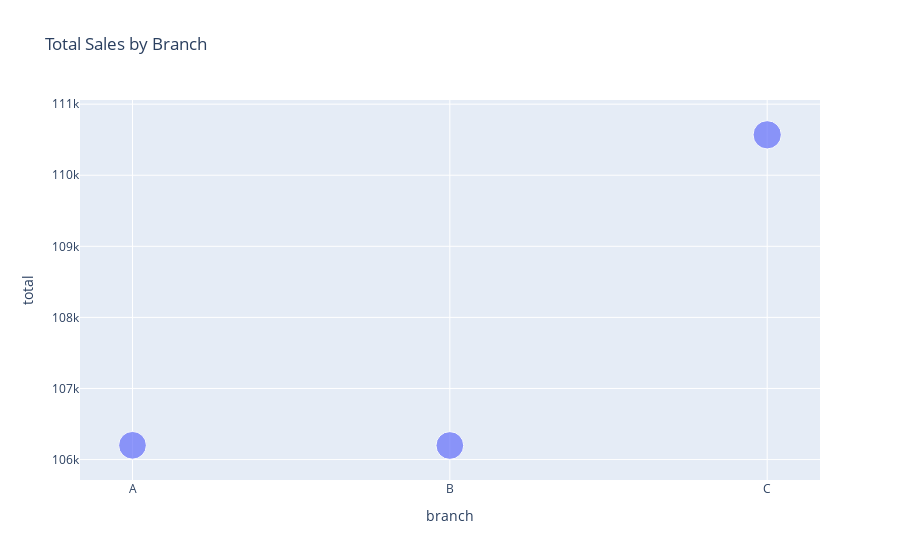

Write notebook code for a chart like this one.
### Code cell
px.scatter(data_frame=total_sales_by_branch, x='branch', y='total', size='total', title='Total Sales by Branch')

### Figure 1 — Plotly figure (JSON) as saved in the notebook; plotly's stock layout.template omitted (floating-point values rounded to 4 significant figures)
{"data": [{"hovertemplate": "branch=%{x}<br>total=%{marker.size}<extra></extra>", "legendgroup": "", "marker": {"color": "#636efa", "size": [106200.0, 106200.0, 110600.0], "sizemode": "area", "sizeref": 276.4, "symbol": "circle"}, "mode": "markers", "name": "", "orientation": "v", "showlegend": false, "type": "scatter", "x": ["A", "B", "C"], "xaxis": "x", "y": [106200.0, 106200.0, 110600.0], "yaxis": "y"}], "layout": {"legend": {"itemsizing": "constant", "tracegroupgap": 0}, "title": {"text": "Total Sales by Branch"}, "xaxis": {"anchor": "y", "domain": [0, 1], "title": {"text": "branch"}}, "yaxis": {"anchor": "x", "domain": [0, 1], "title": {"text": "total"}}}}
